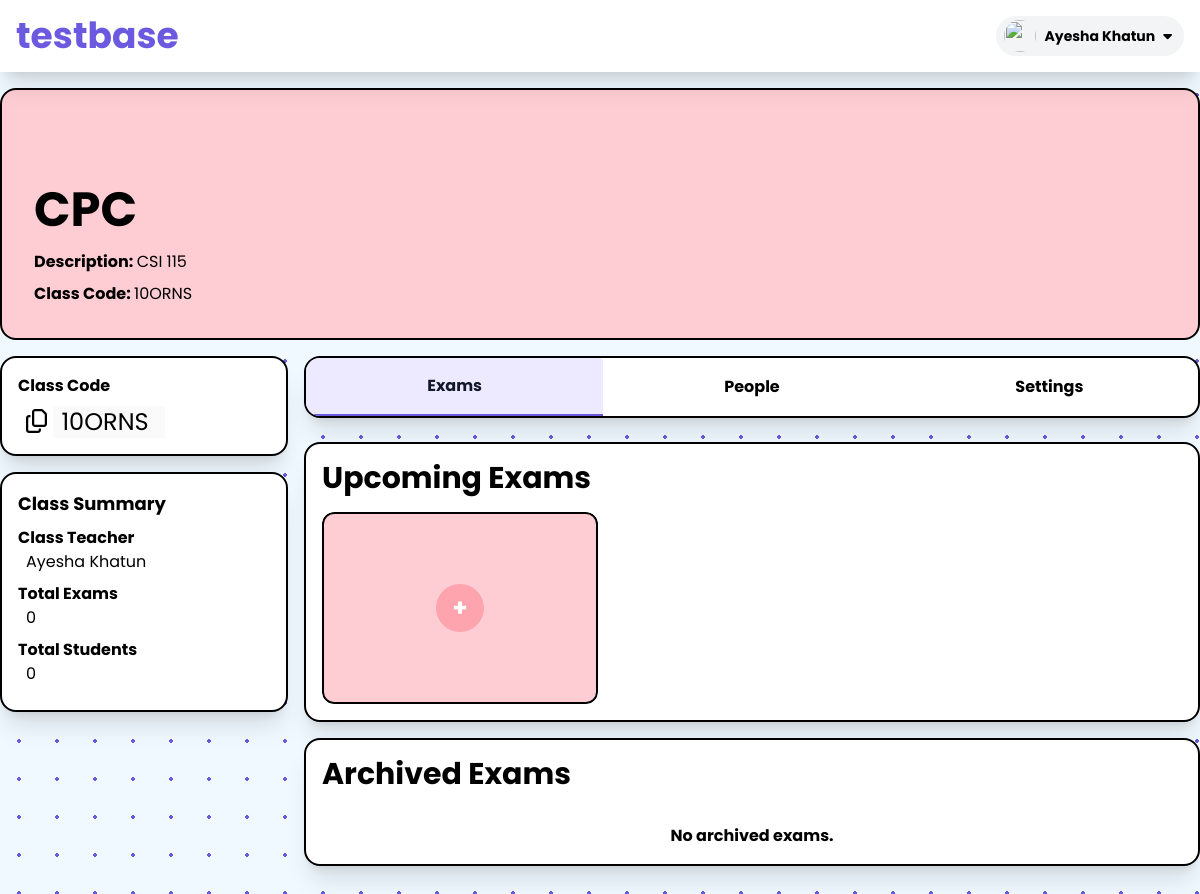
Before: /home/class/10ORNS/ (signed in) with the older database file.
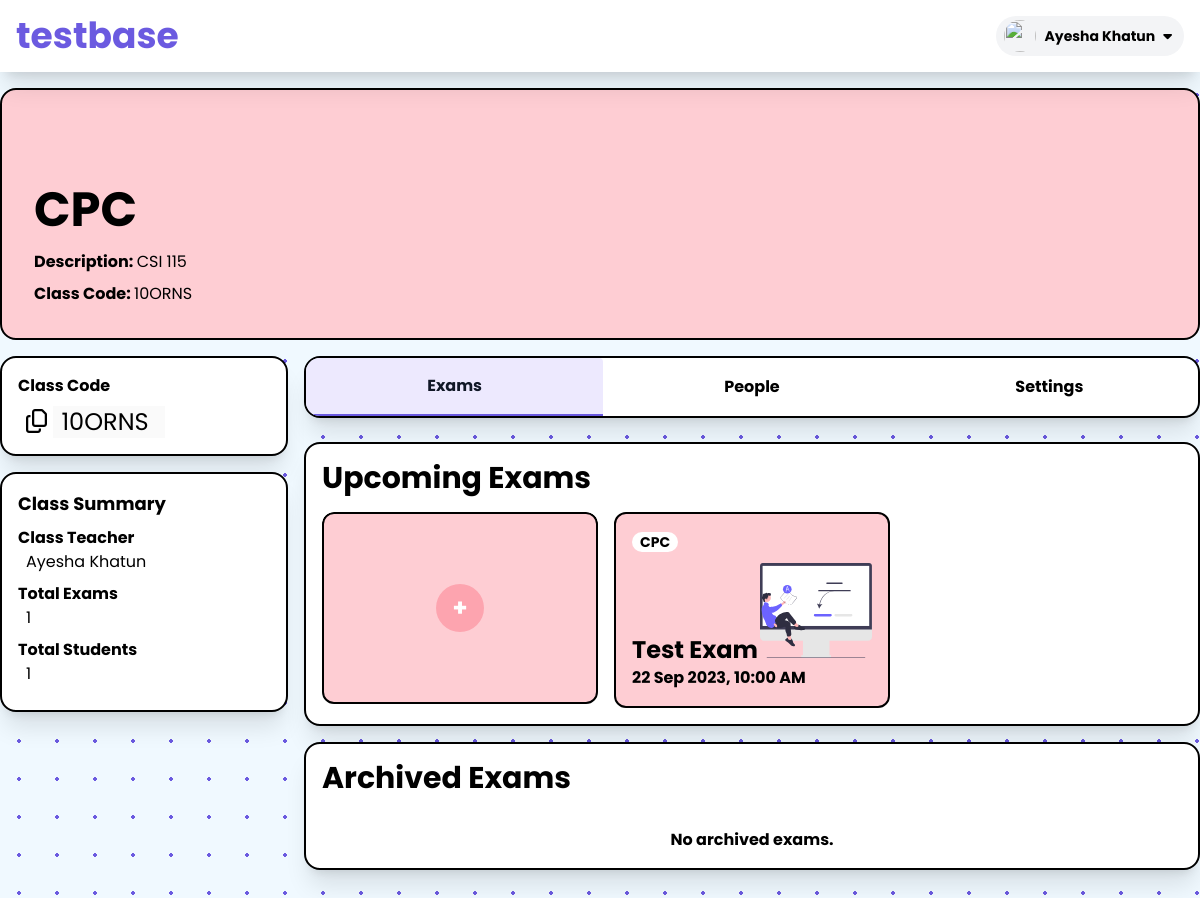
After: the same page with the newer database file.
### exam/models.py (models this page shows, shortened)
class Class(models.Model):
    name = models.CharField(max_length=100)
    code = models.CharField(max_length=6, null=True, blank=True, unique=True)
    description = models.TextField(null=True, blank=True)
    teacher = models.ForeignKey(settings.AUTH_USER_MODEL, related_name='teacherAtClass', on_delete=models.CASCADE)
    students = models.ManyToManyField(settings.AUTH_USER_MODEL, related_name='classs', blank=True)

class Exam(models.Model):
    classes = models.ForeignKey(Class, related_name='exams', on_delete=models.CASCADE)
    name = models.CharField(max_length=100)
    date = models.DateField(default=None)
    start_time = models.TimeField(default=None)
    end_time = models.TimeField(default=None)
    duration = models.IntegerField(default=60, null=True, blank=True)
    instruction = models.TextField(null=True, blank=True)
    file = models.FileField(upload_to='exam_files', null=True, blank=True)

### exam/views.py (the view, shortened to what this page needs)
# urls.py: path('class/<str:class_code>/', classView, name='classDetails'),
@login_required(login_url='/login')
def classView(request, class_code):
    classes = Class.objects.get(code=class_code.upper())
    joined = request.user.id == classes.teacher.id or request.user.id in classes.students.values_list('id', flat=True)
    exams = Exam.objects.filter(classes=classes.id, date__range=[datetime.now(), datetime.now() + timedelta(days=365)])
    archived_exams = Exam.objects.filter(classes=classes.id, date__range=[datetime.now() - timedelta(days=365), datetime.now()-timedelta(days=1)])
    teacher_status = request.user.id == classes.teacher.id
    teacher = {'status':teacher_status, 'color':{'primary': 'rose-200' if teacher_status else 'indigo-100', 'secondary': 'rose-300' if teacher_status else 'indigo-300'}}
    data = {
        "class":classes ,
        "exams": exams,
        "archived_exams": archived_exams,
        "joined": joined,
        "teacher": teacher,
        "today": datetime.now().date()
        }
    return render(request, 'exam/class.html', data)

### templates/exam/class.html (shortened to what the changed rows need)
{% extends 'exam/base.html' %} {% load static %}{% block content %}
<div class="max-w-7xl mx-4 lg:mx-auto">
    {% if joined %}
    <div class="mt-4 bg-{{teacher.color.primary}} px-8 pt-24 pb-8 rounded-2xl border-2 border-black">
        <div class="opacity-100">
            <h1 class="text-5xl font-bold">{{class.name}}</h1>
            {% if class.description != "" %}
            <h2 class="mt-4">
                <span class="font-bold">Description: </span>
                {{class.description}}
            </h2>
            {% endif %}
            <h2 class="mt-2">
                <span class="font-bold">Class Code: </span>{{class.code}}
            </h2>
        </div>
    </div>
    <div class="grid grid-cols-1 lg:grid-cols-4 gap-0 lg:gap-4 py-4">
        <div class="col-span-1 row-span-1 lg:row-span-5 w-full">
            <div class="bg-white rounded-2xl shadow-xl p-4 mb-4 border-2 border-black">
                <h2 class="font-bold">Class Code</h2>
                <button type="button" class="hover:text-primary text-2xl ml-2 mt-2" onclick="copyClassCode()">
                    <i id="copyclasscodeicon" class="fa-regular fa-copy"></i>
                    <input id="classcode" class="pl-2 w-28 outline-none" value="{{class.code}}"  disabled></input>
                </button>
            </div>
            <div class="bg-white rounded-2xl shadow-xl p-4 mb-4 border-2 border-black">
                <h2 class="text-lg font-bold mb-2">Class Summary</h2>
                <div class="mb-2">
                    <h2 class="font-bold">Class Teacher</h2>
                        <p class="ml-2">
                            {% if class.teacher.first_name != "" %}
                            {{class.teacher.first_name}} {{class.teacher.last_name}}
                            {% else %}
                            {{class.teacher.username}}
                            {% endif %}
                        </p>
                    </div>
                <div class="mb-2">
                    <h2 class="font-bold">Total Exams</h2>
                    <p class="ml-2">
                        {{class.exams.count}}
                    </p>
                </div>
                <div class="mb-2">
                    <h2 class="font-bold">Total Students</h2>
                    <p class="ml-2">
                        {{class.students.count}}
                    </p>
                </div>
            </div>
        </div>
        <div class="col-span-3 rounded-2xl shadow-xl border-2 border-black overflow-hidden">
            <div class="bg-white rounded-2xl shadow-xl w-full">
                <div class="flex items-center justify-around">
                    <button onclick="classPageMenu('exams')" id="examButton" class="font-bold h-full py-4 w-full hover:bg-{{teacher.color.secondary}} hover:text-white hover:rounded-2xl active:border-b-2 active:border-primary bg-violet-100 text-gray-900 border-b-2 border-primary rounded-t">Exams</button>
                    <button onclick="classPageMenu('people')" id="peopleButton" class="font-bold h-full py-4 w-full hover:bg-{{teacher.color.secondary}} hover:text-white hover:rounded-2xl active:border-b-2 active:border-primary">People</button>
                    <button onclick="classPageMenu('settings')" id="settingsButton" class="font-bold h-full py-4 w-full hover:bg-{{teacher.color.secondary}} hover:text-white hover:rounded-2xl active:border-b-2 active:border-primary">Settings</button>
                </div>
            </div>
        </div>
        <div id="examPage" class="block col-span-3">
            <div class="my-2 bg-white rounded-2xl shadow-xl p-4 border-2 border-black">
                <h1 class="text-3xl font-bold">Upcoming Exams</h1>
                <div
                    class="grid grid-cols-1 md:grid-cols-2 lg:grid-cols-3 gap-4 mt-4 font-bold"
                >
                {% if teacher.status %}
                    <div
                            class="group card text-white rounded-xl hover:-translate-y-2 transition duration-300 ease-in-out overflow-hidden"
                        >
                            <div
                                class="h-48 bg-{{teacher.color.primary}} rounded-xl group border-2 border-black"
                            >
                                <button
                                    class="w-full h-full"
                                    onclick="createexamModal()"
                                >
                                    <div class="h-full flex items-center justify-center">
                                        <span
                                            class="flex flex-col h-12 w-12 rounded-full bg-{{teacher.color.secondary}} p-4 text-2xl font-bold text-white flex items-center justify-center group-hover:w-full group-hover:h-full group-hover:rounded-xl transition-all duration-100"
                                        >
                                            +
                                        </span>
                                    </div>
                                </button>
                            </div>
                        </div>
                        {% endif %}
                        {% if exams|length > 0 %}
                    {% for exam in exams %}
                    <div
                        class="upcomingExamCard group card text-black rounded-xl bg-{{teacher.color.primary}} hover:bg-{{teacher.color.secondary}} hover:-translate-y-2 transition duration-300 ease-in-out overflow-hidden border-2 border-black"
                    >
                    {% if teacher.status %}
                        <a href="{% url 'examDetailsView' exam.id %}">
                            {% else %}
                        <a href="{% url 'examStart' exam.id %}">
                            {% endif %}
                            <div class="flex flex-col p-4 h-48 w-full truncate">
                                <div>
                                    <span
                                        class="max-w-full bg-white text-black px-2 rounded-2xl text-left text-sm"
                                    >
                                        {{exam.classes.name }}
                                    </span>
                                </div>
                                <div class="w-full mt-auto">
                                    <h1
                                        class="mt-2 text-black text-2xl font-bold capitalize"
                                    >
                                        {{exam.name}}
                                    </h1>
                                    <p class="">
                                        {{exam.date | date:"d M Y"}},
                                        {{exam.start_time | date:"h:i A"}}
                                    </p>
                                </div>
                            </div>
                        </a>
                    </div>
                    {% endfor %}
                    {% elif request.user.id != class.teacher.id %}
                    <div class="col-span-3 mt-4 w-full flex flex-col items-center justify-center gap-4">
                        <img src="{% static 'exam/images/notify.svg' %}" alt="" class="w-64">
                        <h1 class="text-md font-bold mt-4">Yahoo! No upcoming  exams!!</h1>
                    </div>
                    {% endif %}
                </div>
            </div>
            <div class="mt-4 bg-white rounded-2xl shadow-xl p-4 border-2 border-black">
                <h1 class="text-3xl font-bold">Archived Exams</h1>
                {% if archived_exams|length > 0 %}
                <div
                    class="grid grid-cols-1 md:grid-cols-2 lg:grid-cols-3 gap-4 mt-4 font-bold"
                >
                    {% for exam in archived_exams %}
                    <div
                        class="upcomingExamCard group card rounded-xl bg-{{teacher.color.primary}} hover:bg-{{teacher.color.secondary}} hover:-translate-y-2 transition duration-300 ease-in-out overflow-hidden border-2 border-black"
                    >
                        <a href="{% url 'reportcard' exam.id %}">
                            <div class="flex flex-col p-4 h-48 w-full truncate">
                                <div>
                                    <span
                                        class="max-w-full bg-white px-2 rounded-2xl text-left text-sm"
                                    >
                                        {{exam.classes.name }} |
                                        {{exam.classes.code }}
                                    </span>
                                </div>
                                <div class="w-full mt-auto">
                                    <h1
                                        class="mt-2 text-2xl font-bold capitalize"
                                    >
                                        {{exam.name}}
                                    </h1>
                                    <p class="">
                                        {{exam.date | date:"d M Y"}},
                                        {{exam.start_time | date:"h:i A"}}
                                    </p>
                                </div>
                            </div>
                        </a>
                    </div>
                    {% endfor %}
                </div>
                {% else %}
                <div class="mt-4 w-full flex flex-col items-center justify-center gap-4">
                    <h1 class="text-md font-bold mt-4">No archived exams.</h1>
                </div>
                {% endif %}
            </div>
        </div>
    </div>
    {% endif %}
</div>
{%endblock%}

Changed rows visible on the page:
computed for Class "CPC": exams.count "0" → "1"; students.count "0" → "1"
added Exam: classes.name "CPC", name "Test Exam", date "22 Sep 2023", start_time "10:00 AM"
